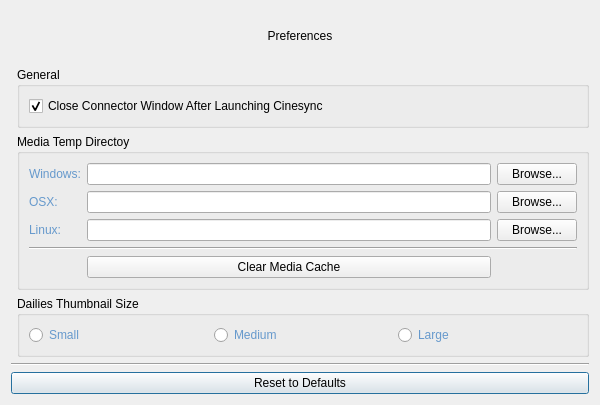
<?xml version="1.0" encoding="UTF-8"?>
<ui version="4.0">
 <class>VTTprefsDialog</class>
 <widget class="QDialog" name="VTTprefsDialog">
  <property name="geometry">
   <rect>
    <x>0</x>
    <y>0</y>
    <width>600</width>
    <height>383</height>
   </rect>
  </property>
  <property name="windowTitle">
   <string>NIM Cinesync Connector Preferences</string>
  </property>
  <layout class="QGridLayout" name="gridLayout_3">
   <item row="5" column="0" colspan="2">
    <widget class="QPushButton" name="resetPushButton">
     <property name="styleSheet">
      <string notr="true">font: 75 10pt &quot;Arial&quot;;</string>
     </property>
     <property name="text">
      <string>Reset to Defaults</string>
     </property>
     <property name="icon">
      <iconset resource="../resources.qrc">
       <normaloff>:/ui/icons/reset.png</normaloff>:/ui/icons/reset.png</iconset>
     </property>
    </widget>
   </item>
   <item row="4" column="0" colspan="2">
    <widget class="Line" name="line_3">
     <property name="orientation">
      <enum>Qt::Horizontal</enum>
     </property>
    </widget>
   </item>
   <item row="0" column="0" colspan="2">
    <widget class="QLabel" name="label">
     <property name="sizePolicy">
      <sizepolicy hsizetype="Preferred" vsizetype="Fixed">
       <horstretch>0</horstretch>
       <verstretch>0</verstretch>
      </sizepolicy>
     </property>
     <property name="minimumSize">
      <size>
       <width>0</width>
       <height>50</height>
      </size>
     </property>
     <property name="maximumSize">
      <size>
       <width>16777215</width>
       <height>50</height>
      </size>
     </property>
     <property name="styleSheet">
      <string notr="true">font: 75 16pt &quot;Arial&quot;;
image: url(:/ui/icons/nimLogo_small.png);
image-position: left;</string>
     </property>
     <property name="text">
      <string>Preferences</string>
     </property>
     <property name="alignment">
      <set>Qt::AlignCenter</set>
     </property>
     <property name="indent">
      <number>-1</number>
     </property>
    </widget>
   </item>
   <item row="2" column="1">
    <widget class="QGroupBox" name="groupBox_2">
     <property name="title">
      <string>Media Temp Directoy</string>
     </property>
     <layout class="QGridLayout" name="gridLayout_2">
      <item row="0" column="1">
       <widget class="QLineEdit" name="windowsTempDirLineEdit">
        <property name="readOnly">
         <bool>true</bool>
        </property>
       </widget>
      </item>
      <item row="0" column="0">
       <widget class="QLabel" name="windowsLabel">
        <property name="toolTip">
         <string>This directory is used as a staging area for files before the transfer is initiated.</string>
        </property>
        <property name="styleSheet">
         <string notr="true">font: 75 12pt &quot;Arial&quot;;
color: rgb(102, 153, 204);</string>
        </property>
        <property name="text">
         <string>Windows:</string>
        </property>
       </widget>
      </item>
      <item row="0" column="2">
       <widget class="QPushButton" name="windowsTempDirBut">
        <property name="text">
         <string>Browse...</string>
        </property>
       </widget>
      </item>
      <item row="3" column="0" colspan="3">
       <widget class="Line" name="line">
        <property name="orientation">
         <enum>Qt::Horizontal</enum>
        </property>
       </widget>
      </item>
      <item row="1" column="1">
       <widget class="QLineEdit" name="osxTempDirLineEdit">
        <property name="readOnly">
         <bool>true</bool>
        </property>
       </widget>
      </item>
      <item row="2" column="0">
       <widget class="QLabel" name="linuxLabel">
        <property name="styleSheet">
         <string notr="true">font: 75 12pt &quot;Arial&quot;;
color: rgb(102, 153, 204);</string>
        </property>
        <property name="text">
         <string>Linux:</string>
        </property>
       </widget>
      </item>
      <item row="1" column="2">
       <widget class="QPushButton" name="osxTempDirBut">
        <property name="text">
         <string>Browse...</string>
        </property>
       </widget>
      </item>
      <item row="1" column="0">
       <widget class="QLabel" name="osxLabel">
        <property name="styleSheet">
         <string notr="true">font: 75 12pt &quot;Arial&quot;;
color: rgb(102, 153, 204);</string>
        </property>
        <property name="text">
         <string>OSX:</string>
        </property>
       </widget>
      </item>
      <item row="2" column="1">
       <widget class="QLineEdit" name="linuxTempDirLineEdit">
        <property name="readOnly">
         <bool>true</bool>
        </property>
       </widget>
      </item>
      <item row="2" column="2">
       <widget class="QPushButton" name="linuxTempDirBut">
        <property name="text">
         <string>Browse...</string>
        </property>
       </widget>
      </item>
      <item row="4" column="1">
       <widget class="QPushButton" name="clearMediaBut">
        <property name="styleSheet">
         <string notr="true">font: 75 10pt &quot;Arial&quot;;</string>
        </property>
        <property name="text">
         <string>Clear Media Cache</string>
        </property>
        <property name="icon">
         <iconset resource="../resources.qrc">
          <normaloff>:/ui/icons/filmcamera.png</normaloff>:/ui/icons/filmcamera.png</iconset>
        </property>
       </widget>
      </item>
     </layout>
    </widget>
   </item>
   <item row="3" column="1">
    <widget class="QGroupBox" name="groupBox">
     <property name="title">
      <string>Dailies Thumbnail Size</string>
     </property>
     <layout class="QHBoxLayout" name="horizontalLayout">
      <item>
       <widget class="QRadioButton" name="smallThumbnailRadioButton">
        <property name="styleSheet">
         <string notr="true">font: 75 12pt &quot;Arial&quot;;
color: rgb(102, 153, 204);</string>
        </property>
        <property name="text">
         <string>Small</string>
        </property>
       </widget>
      </item>
      <item>
       <widget class="QRadioButton" name="medThumbnailRadioButton">
        <property name="styleSheet">
         <string notr="true">font: 75 12pt &quot;Arial&quot;;
color: rgb(102, 153, 204);</string>
        </property>
        <property name="text">
         <string>Medium</string>
        </property>
       </widget>
      </item>
      <item>
       <widget class="QRadioButton" name="largeThumbnailRadioButton">
        <property name="styleSheet">
         <string notr="true">font: 75 12pt &quot;Arial&quot;;
color: rgb(102, 153, 204);</string>
        </property>
        <property name="text">
         <string>Large</string>
        </property>
       </widget>
      </item>
     </layout>
    </widget>
   </item>
   <item row="1" column="1">
    <widget class="QGroupBox" name="groupBox_3">
     <property name="title">
      <string>General</string>
     </property>
     <layout class="QVBoxLayout" name="verticalLayout">
      <item>
       <widget class="QCheckBox" name="closeConnectorCheckBox">
        <property name="text">
         <string>Close Connector Window After Launching Cinesync</string>
        </property>
        <property name="checked">
         <bool>true</bool>
        </property>
       </widget>
      </item>
     </layout>
    </widget>
   </item>
  </layout>
 </widget>
 <resources>
  <include location="../resources.qrc"/>
 </resources>
 <connections/>
</ui>
